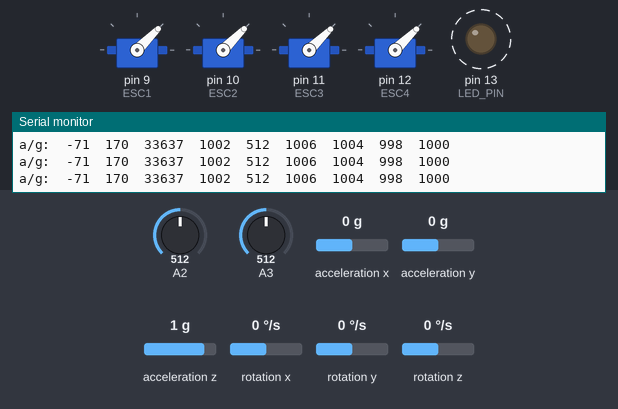
A sketch run on a simulated Arduino Uno, built for the host (arithmetic inside an expression is 32-bit, double 64-bit). Parts: 4 × servo, output pins drawn as LEDs (lit = HIGH), the last lines printed to the serial monitor. Dashed ring = blinking. Inputs (shaded band) come from the test bench; at power-on: acceleration x 0 g, A2 = 512, acceleration y 0 g, A3 = 512, acceleration z 1 g, rotation x 0 °/s, rotation y 0 °/s, rotation z 0 °/s.

Above: at 1.27 s.
1.3 s: acceleration x set to -1.4 g
At 1.58 s:
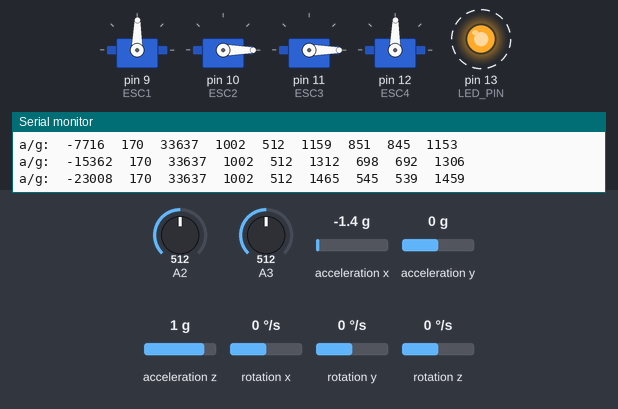
4.3 s: A2 set to 30
At 4.5 s:
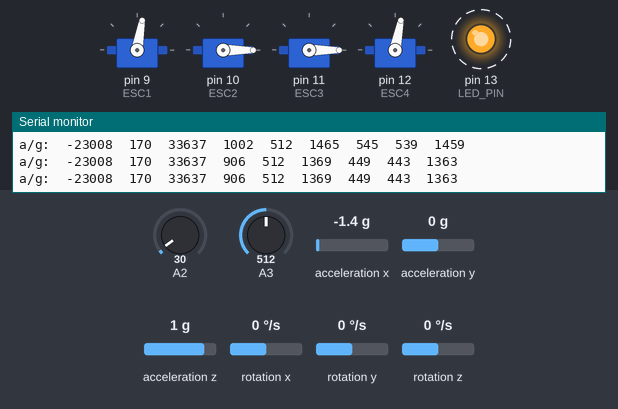
7.3 s: acceleration y set to -1.4 g
At 7.63 s:
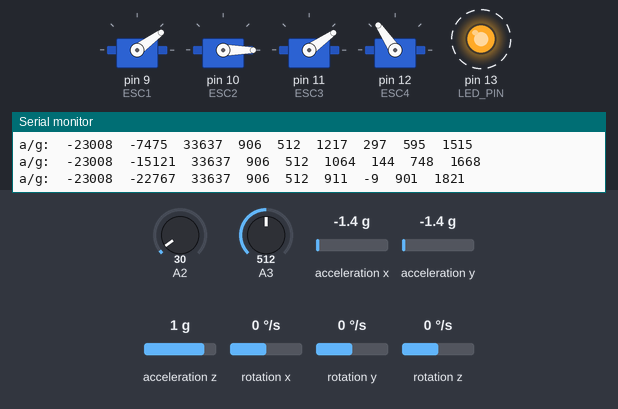
10.3 s: A2 set to 306
At 10.55 s:
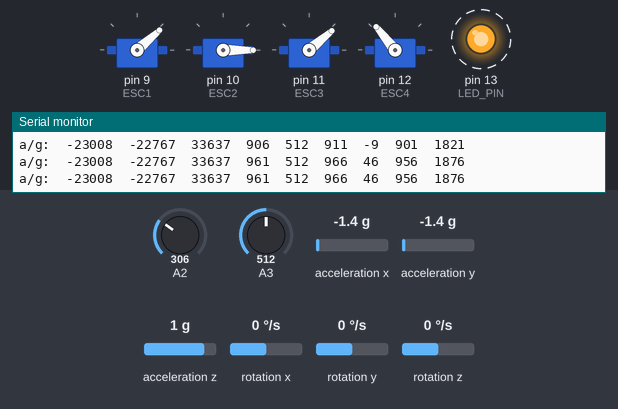
13.3 s: acceleration x set to -0.8 g
At 13.47 s:
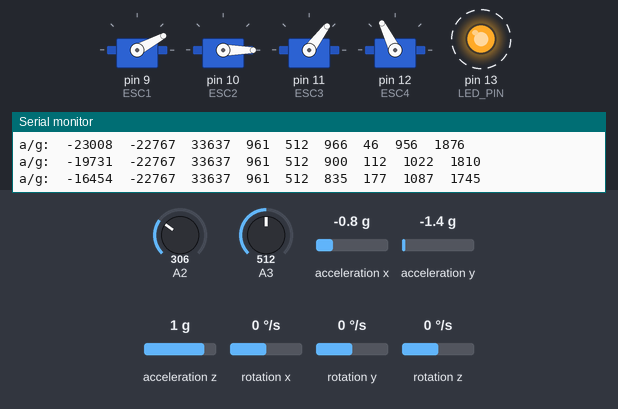
16.3 s: A2 set to 716
At 16.6 s:
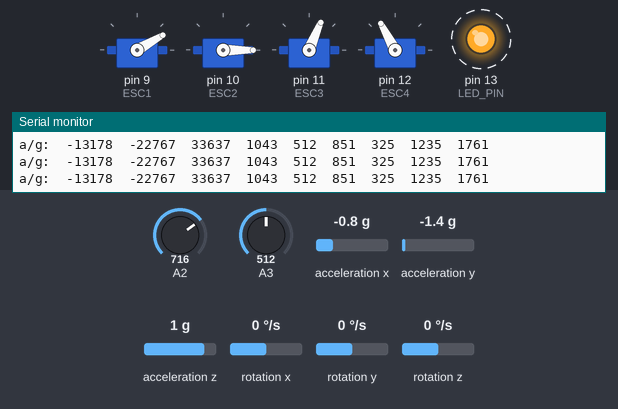
Timing chart, 0 to 20.3 s (numbered marks = the images above; inputs shaded):
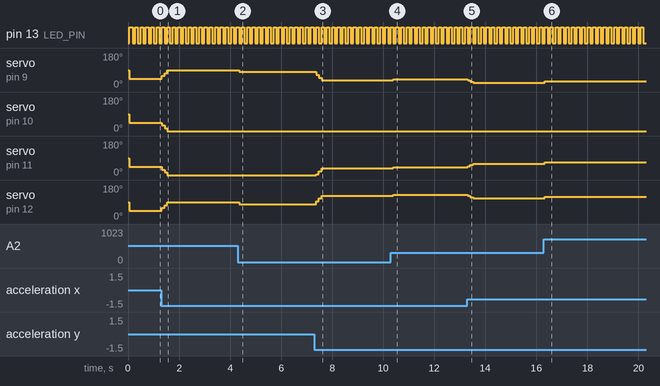

Measured:
- after the input at 1.3 s, servo on pin 9 (ESC1): 45° → 60° at once, → 74° 0.10 s later, → 89° 0.10 s later; servo on pin 10 (ESC2): 45° → 30° at once, → 15° 0.10 s later, → 0° 0.10 s later; servo on pin 11 (ESC3): 44° → 29° at once, → 14° 0.10 s later, → 0° 0.10 s later; servo on pin 12 (ESC4): 44° → 59° at once, → 74° 0.10 s later, → 89° 0.10 s later
- after the input at 4.3 s, servo on pin 9 (ESC1): 89° → 80° after 0.05 s; servo on pin 12 (ESC4): 89° → 79° after 0.05 s
- after the input at 7.3 s, servo on pin 9 (ESC1): 80° → 65° after 0.08 s, → 50° 0.10 s later, → 36° 0.10 s later; servo on pin 11 (ESC3): 0° → 5° after 0.08 s, → 20° 0.10 s later, → 35° 0.10 s later; servo on pin 12 (ESC4): 79° → 94° after 0.08 s, → 109° 0.10 s later, → 124° 0.10 s later
- after the input at 10.3 s, servo on pin 9 (ESC1): 36° → 41° after 0.10 s; servo on pin 11 (ESC3): 35° → 40° after 0.10 s; servo on pin 12 (ESC4): 124° → 129° after 0.10 s
- after the input at 13.3 s, servo on pin 9 (ESC1): 41° → 35° at once, → 28° 0.10 s later, → 22° 0.10 s later; servo on pin 11 (ESC3): 40° → 46° at once, → 53° 0.10 s later, → 59° 0.10 s later; servo on pin 12 (ESC4): 129° → 123° at once, → 116° 0.10 s later, → 110° 0.10 s later
- after the input at 16.3 s, servo on pin 9 (ESC1): 22° → 30° at once; servo on pin 11 (ESC3): 59° → 67° at once; servo on pin 12 (ESC4): 110° → 118° at once
- by itself, pin 13 (LED_PIN): alternates HIGH for 0.10 s and LOW for 0.10 s

The sketch:

Drone1.ino
```cpp
#include <Wire.h>
#include "BMP085.h"
#include "I2Cdev.h"
#include "MPU6050.h"
#include <Servo.h>


BMP085 pressure_m;
MPU6050 accelgyro;
int ax, ay, az;
long ax0, ax1, ax2, ax3, ax4, ax5, axCalib;
long ay0, ay1, ay2, ay3, ay4, ay5, ayCalib;
long az0, az1, az2, az3, az4, az5, azCalib;
long esc_1, esc_2, esc_3, esc_4;
long throttle = 0, scale = 50;
long battery_voltage;
int gx, gy, gz;
#define LED_PIN 13
long low_battery = 170;
long descend = 1100;
bool blinkState = false;
Servo ESC1, ESC2;  //Create as much as Servoobject you want. You can controll 2 or more Servos at the same time
Servo ESC3, ESC4;  //Create as much as Servoobject you want. You can controll 2 or more Servos at the same time

int value = 0;
void setup(){
  pinMode(3, INPUT);
  pinMode(2, INPUT);
  ESC1.attach(9);    // attached to pin 9 I just do this with 1 Servo
  ESC2.attach(10);    // attached to pin 9 I just do this with 1 Servo
  ESC3.attach(11);    // attached to pin 9 I just do this with 1 Servo
  ESC4.attach(12);    // attached to pin 9 I just do this with 1 Servo

  Serial.begin(9600);
  Wire.begin();
 Serial.println("Initializing I2C devices...");
    accelgyro.initialize();

    // verify connection
    Serial.println("Testing device connections...");
    Serial.println(accelgyro.testConnection() ? "MPU6050 connection successful" : "MPU6050 connection failed");

    // configure Arduino LED for
    pinMode(LED_PIN, OUTPUT);
  pressure_m.bmp085Calibration();
}

void loop()
{
 // float temperature = pressure_m.bmp085GetTemperature(); //MUST be called first
 // float pressure = pressure_m.bmp085GetPressure();
  //float altitude = pressure_m.calcAltitude(pressure);

  //Serial.print("Temperature: ");
 // Serial.print(temperature, 2); //display 2 decimal places
  //Serial.println("deg C");

  //Serial.print("Pressure: ");
  //Serial.print(pressure, 0); //whole number only.
  //Serial.println(" Pa");

  //Serial.print("Altitude: ");
  //Serial.print(altitude, 2); //display 2 decimal places
  //Serial.println(" M");

 // Serial.println();//line break

 // delay(100); //wait a second and get values again.
  accelgyro.getMotion6(&ax, &ay, &az, &gx, &gy, &gz);
axCalib = 71;
//ax5 = ax4;
//ax4 = ax3;
ax3 = ax2;
ax2 = ax1;
ax1 = ax;
ax0 = (ax1+ax2+ax3)/3 - axCalib;

ayCalib = -170;
//ay5 = ay4;
//ay4 = ay3;
ay3 = ay2;
ay2 = ay1;
ay1 = ay;
ay0 = (ay1+ay2+ay3)/3 - ayCalib;

azCalib = -17253;
//az5 = az4;
//az4 = az3;
az3 = az2;
az2 = az1;
az1 = az;
az0 = (az1+az2+az3)/3 - azCalib;

    // these methods (and a few others) are also available
    //accelgyro.getAcceleration(&ax, &ay, &az);
    //accelgyro.getRotation(&gx, &gy, &gz);

    // display tab-separated accel/gyro x/y/z values
    Serial.print("a/g:\t");
    Serial.print(ax0); Serial.print("\t");
    Serial.print(ay0); Serial.print("\t");
    Serial.print(az0); Serial.print("\t");
    //Serial.print(gx+100); Serial.print("\t");
    //Serial.print(gy+34); Serial.print("\t");
    //Serial.println(gz+67);
throttle = (analogRead(2))/5+900;
    Serial.print(throttle); Serial.print("\t");
    // blink LED to indicate activity
    blinkState = !blinkState;
    digitalWrite(LED_PIN, blinkState);
    esc_1 = throttle - ax0/scale + ay0/scale;        //Calculate the pulse for esc 1 (front-right - CCW).
    esc_2 = throttle + ax0/scale + ay0/scale;        //Calculate the pulse for esc 2 (rear-right - CW).
    esc_3 = throttle + ax0/scale - ay0/scale;        //Calculate the pulse for esc 3 (rear-left - CCW).
    esc_4 = throttle - ax0/scale - ay0/scale;        //Calculate the pulse for esc 4 (front-left - CW).

    battery_voltage = ((float)analogRead(3));
    Serial.print(battery_voltage); Serial.print("\t");
//if(battery_voltage > 6.0 && battery_voltage < low_battery){
   // ESC1.writeMicroseconds(descend);
  //  ESC2.writeMicroseconds(descend);
 //   ESC3.writeMicroseconds(descend);
 //   ESC4.writeMicroseconds(descend);
//}
    ESC1.writeMicroseconds(esc_1);
    ESC2.writeMicroseconds(esc_2);
    ESC3.writeMicroseconds(esc_3);
    ESC4.writeMicroseconds(esc_4);
    Serial.print(esc_1); Serial.print("\t");
    Serial.print(esc_2); Serial.print("\t");
    Serial.print(esc_3); Serial.print("\t");
    Serial.println(esc_4);
  delay(100);
  if(Serial.available())
    throttle = Serial.parseInt();    // Parse an Integer from Serial
}
```
